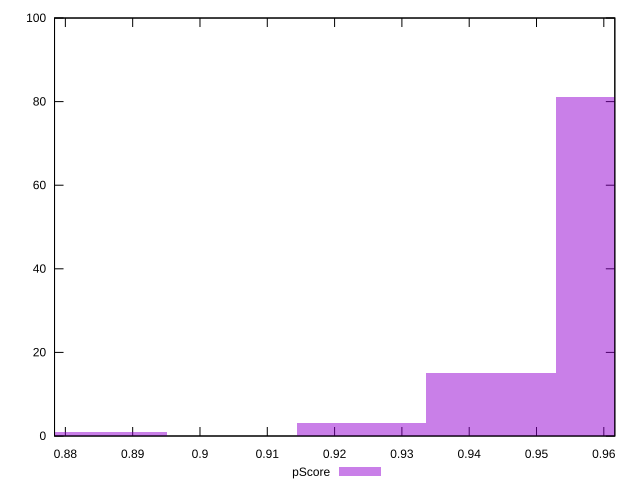

Source code (gnuplot):
reset

$pScore <<EOF
0.8855144104054101 1
0.9432653502144587 15
0.9625156634841415 81
0.9240150369447758 3
EOF

set key outside below
set boxwidth 0.01925031326968283
set xrange [0.8783904889382959:0.9616352812305711]
set yrange [0:100]
set trange [0:100]
set style fill transparent solid 0.5 noborder
set terminal svg size 640, 490 enhanced background rgb 'white'
set output "report_00019_2021-02-10T18-14-37.922Z//first-contentful-paint/samples/pages+cached+noadtech+nomedia/pScore/histogram.svg"

plot $pScore title "pScore" with boxes

reset
